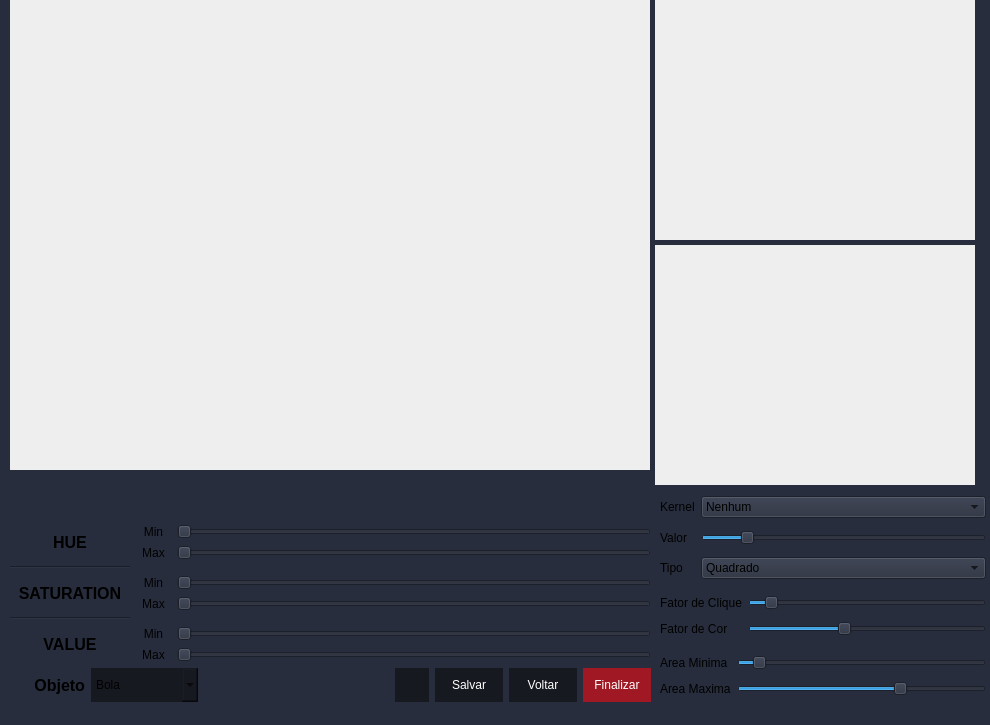
<?xml version="1.0" encoding="UTF-8"?>
<ui version="4.0">
 <class>MainWindow</class>
 <widget class="QMainWindow" name="MainWindow">
  <property name="geometry">
   <rect>
    <x>0</x>
    <y>0</y>
    <width>990</width>
    <height>725</height>
   </rect>
  </property>
  <property name="minimumSize">
   <size>
    <width>990</width>
    <height>725</height>
   </size>
  </property>
  <property name="maximumSize">
   <size>
    <width>990</width>
    <height>725</height>
   </size>
  </property>
  <property name="windowTitle">
   <string>MainWindow</string>
  </property>
  <property name="styleSheet">
   <string notr="true">background-color: rgb(39, 45, 60);</string>
  </property>
  <widget class="QWidget" name="centralwidget">
   <widget class="QLabel" name="QT_Imagem">
    <property name="geometry">
     <rect>
      <x>10</x>
      <y>0</y>
      <width>640</width>
      <height>480</height>
     </rect>
    </property>
    <property name="styleSheet">
     <string notr="true">background-color: rgb(238, 238, 238);</string>
    </property>
    <property name="text">
     <string/>
    </property>
   </widget>
   <widget class="QWidget" name="verticalLayoutWidget">
    <property name="geometry">
     <rect>
      <x>10</x>
      <y>470</y>
      <width>641</width>
      <height>232</height>
     </rect>
    </property>
    <layout class="QVBoxLayout" name="verticalLayout">
     <item>
      <layout class="QGridLayout" name="gridLayout" rowstretch="1,0,0,0,0,0">
       <item row="5" column="1">
        <layout class="QGridLayout" name="gridLayout_4">
         <item row="0" column="1">
          <widget class="QSlider" name="QT_VMin">
           <property name="maximum">
            <number>255</number>
           </property>
           <property name="orientation">
            <enum>Qt::Horizontal</enum>
           </property>
          </widget>
         </item>
         <item row="0" column="0">
          <widget class="QLabel" name="label_10">
           <property name="minimumSize">
            <size>
             <width>35</width>
             <height>0</height>
            </size>
           </property>
           <property name="text">
            <string>Min</string>
           </property>
           <property name="alignment">
            <set>Qt::AlignCenter</set>
           </property>
          </widget>
         </item>
         <item row="1" column="1">
          <widget class="QSlider" name="QT_VMax">
           <property name="maximum">
            <number>255</number>
           </property>
           <property name="orientation">
            <enum>Qt::Horizontal</enum>
           </property>
          </widget>
         </item>
         <item row="1" column="0">
          <widget class="QLabel" name="label_9">
           <property name="minimumSize">
            <size>
             <width>35</width>
             <height>0</height>
            </size>
           </property>
           <property name="text">
            <string>Max</string>
           </property>
           <property name="alignment">
            <set>Qt::AlignCenter</set>
           </property>
          </widget>
         </item>
        </layout>
       </item>
       <item row="3" column="0">
        <widget class="QLabel" name="label_7">
         <property name="minimumSize">
          <size>
           <width>120</width>
           <height>0</height>
          </size>
         </property>
         <property name="font">
          <font>
           <pointsize>12</pointsize>
           <weight>75</weight>
           <bold>true</bold>
          </font>
         </property>
         <property name="text">
          <string>SATURATION</string>
         </property>
         <property name="alignment">
          <set>Qt::AlignCenter</set>
         </property>
        </widget>
       </item>
       <item row="5" column="0">
        <widget class="QLabel" name="label_8">
         <property name="minimumSize">
          <size>
           <width>120</width>
           <height>0</height>
          </size>
         </property>
         <property name="font">
          <font>
           <pointsize>12</pointsize>
           <weight>75</weight>
           <bold>true</bold>
          </font>
         </property>
         <property name="text">
          <string>VALUE</string>
         </property>
         <property name="alignment">
          <set>Qt::AlignCenter</set>
         </property>
        </widget>
       </item>
       <item row="4" column="0">
        <widget class="Line" name="line_2">
         <property name="orientation">
          <enum>Qt::Horizontal</enum>
         </property>
        </widget>
       </item>
       <item row="1" column="1">
        <layout class="QGridLayout" name="gridLayout_2">
         <item row="1" column="0">
          <widget class="QLabel" name="label_4">
           <property name="minimumSize">
            <size>
             <width>35</width>
             <height>0</height>
            </size>
           </property>
           <property name="text">
            <string>Max</string>
           </property>
           <property name="alignment">
            <set>Qt::AlignCenter</set>
           </property>
          </widget>
         </item>
         <item row="0" column="0">
          <widget class="QLabel" name="label_3">
           <property name="minimumSize">
            <size>
             <width>35</width>
             <height>0</height>
            </size>
           </property>
           <property name="text">
            <string>Min</string>
           </property>
           <property name="alignment">
            <set>Qt::AlignCenter</set>
           </property>
          </widget>
         </item>
         <item row="0" column="1">
          <widget class="QSlider" name="QT_HMin">
           <property name="maximum">
            <number>179</number>
           </property>
           <property name="orientation">
            <enum>Qt::Horizontal</enum>
           </property>
          </widget>
         </item>
         <item row="1" column="1">
          <widget class="QSlider" name="QT_HMax">
           <property name="maximum">
            <number>179</number>
           </property>
           <property name="orientation">
            <enum>Qt::Horizontal</enum>
           </property>
          </widget>
         </item>
        </layout>
       </item>
       <item row="1" column="0">
        <widget class="QLabel" name="label_2">
         <property name="minimumSize">
          <size>
           <width>120</width>
           <height>0</height>
          </size>
         </property>
         <property name="font">
          <font>
           <pointsize>12</pointsize>
           <weight>75</weight>
           <bold>true</bold>
          </font>
         </property>
         <property name="text">
          <string>HUE</string>
         </property>
         <property name="alignment">
          <set>Qt::AlignCenter</set>
         </property>
        </widget>
       </item>
       <item row="2" column="0">
        <widget class="Line" name="line">
         <property name="orientation">
          <enum>Qt::Horizontal</enum>
         </property>
        </widget>
       </item>
       <item row="3" column="1">
        <layout class="QGridLayout" name="gridLayout_3">
         <item row="0" column="1">
          <widget class="QSlider" name="QT_SMin">
           <property name="maximum">
            <number>255</number>
           </property>
           <property name="orientation">
            <enum>Qt::Horizontal</enum>
           </property>
          </widget>
         </item>
         <item row="1" column="1">
          <widget class="QSlider" name="QT_SMax">
           <property name="maximum">
            <number>255</number>
           </property>
           <property name="orientation">
            <enum>Qt::Horizontal</enum>
           </property>
          </widget>
         </item>
         <item row="0" column="0">
          <widget class="QLabel" name="label_6">
           <property name="minimumSize">
            <size>
             <width>35</width>
             <height>0</height>
            </size>
           </property>
           <property name="text">
            <string>Min</string>
           </property>
           <property name="alignment">
            <set>Qt::AlignCenter</set>
           </property>
          </widget>
         </item>
         <item row="1" column="0">
          <widget class="QLabel" name="label_5">
           <property name="minimumSize">
            <size>
             <width>35</width>
             <height>0</height>
            </size>
           </property>
           <property name="text">
            <string>Max</string>
           </property>
           <property name="alignment">
            <set>Qt::AlignCenter</set>
           </property>
          </widget>
         </item>
        </layout>
       </item>
      </layout>
     </item>
     <item>
      <layout class="QHBoxLayout" name="horizontalLayout">
       <item>
        <widget class="QLabel" name="label">
         <property name="minimumSize">
          <size>
           <width>75</width>
           <height>0</height>
          </size>
         </property>
         <property name="font">
          <font>
           <pointsize>12</pointsize>
           <weight>75</weight>
           <bold>true</bold>
          </font>
         </property>
         <property name="text">
          <string>Objeto</string>
         </property>
         <property name="alignment">
          <set>Qt::AlignRight|Qt::AlignTrailing|Qt::AlignVCenter</set>
         </property>
        </widget>
       </item>
       <item>
        <widget class="QComboBox" name="QT_selecao">
         <property name="minimumSize">
          <size>
           <width>20</width>
           <height>34</height>
          </size>
         </property>
         <property name="styleSheet">
          <string notr="true">background-color: rgb(23, 25, 33);
border-radius: 0;</string>
         </property>
         <item>
          <property name="text">
           <string>Bola</string>
          </property>
         </item>
         <item>
          <property name="text">
           <string>Cor principal</string>
          </property>
         </item>
         <item>
          <property name="text">
           <string>Cor do Goleiro</string>
          </property>
         </item>
         <item>
          <property name="text">
           <string>Cor do Zagueiro</string>
          </property>
         </item>
         <item>
          <property name="text">
           <string>Cor do Atacante</string>
          </property>
         </item>
         <item>
          <property name="text">
           <string>Adversário</string>
          </property>
         </item>
        </widget>
       </item>
       <item>
        <spacer name="horizontalSpacer">
         <property name="orientation">
          <enum>Qt::Horizontal</enum>
         </property>
         <property name="sizeHint" stdset="0">
          <size>
           <width>40</width>
           <height>20</height>
          </size>
         </property>
        </spacer>
       </item>
       <item>
        <widget class="QPushButton" name="QT_btReferencia">
         <property name="minimumSize">
          <size>
           <width>34</width>
           <height>34</height>
          </size>
         </property>
         <property name="maximumSize">
          <size>
           <width>34</width>
           <height>34</height>
          </size>
         </property>
         <property name="styleSheet">
          <string notr="true">border-radius:0px;
background-color: rgb(23, 25, 33);
color: rgb(255, 255, 255);
</string>
         </property>
         <property name="text">
          <string/>
         </property>
         <property name="icon">
          <iconset>
           <normaloff>../icon/26719-7-restart-hd.png</normaloff>../icon/26719-7-restart-hd.png</iconset>
         </property>
        </widget>
       </item>
       <item>
        <widget class="QPushButton" name="QT_btSalvar">
         <property name="minimumSize">
          <size>
           <width>68</width>
           <height>34</height>
          </size>
         </property>
         <property name="maximumSize">
          <size>
           <width>100</width>
           <height>16777215</height>
          </size>
         </property>
         <property name="styleSheet">
          <string notr="true">border-radius:0px;
background-color: rgb(23, 25, 33);
color: rgb(255, 255, 255);
</string>
         </property>
         <property name="text">
          <string>Salvar</string>
         </property>
        </widget>
       </item>
       <item>
        <widget class="QPushButton" name="QT_btVoltar">
         <property name="minimumSize">
          <size>
           <width>68</width>
           <height>34</height>
          </size>
         </property>
         <property name="maximumSize">
          <size>
           <width>100</width>
           <height>16777215</height>
          </size>
         </property>
         <property name="styleSheet">
          <string notr="true">border-radius:0px;
background-color: rgb(23, 25, 33);
color: rgb(255, 255, 255);
</string>
         </property>
         <property name="text">
          <string>Voltar</string>
         </property>
        </widget>
       </item>
       <item>
        <widget class="QPushButton" name="QT_btFinalizar">
         <property name="minimumSize">
          <size>
           <width>68</width>
           <height>34</height>
          </size>
         </property>
         <property name="maximumSize">
          <size>
           <width>100</width>
           <height>16777215</height>
          </size>
         </property>
         <property name="styleSheet">
          <string notr="true">border-radius:0px;
background-color: #9F1823;
color: rgb(255, 255, 255);
</string>
         </property>
         <property name="text">
          <string>Finalizar</string>
         </property>
        </widget>
       </item>
      </layout>
     </item>
    </layout>
   </widget>
   <widget class="QLabel" name="QT_PB">
    <property name="geometry">
     <rect>
      <x>655</x>
      <y>0</y>
      <width>320</width>
      <height>240</height>
     </rect>
    </property>
    <property name="styleSheet">
     <string notr="true">background-color: rgb(238, 238, 238);</string>
    </property>
    <property name="text">
     <string/>
    </property>
   </widget>
   <widget class="QLabel" name="QT_Contorno">
    <property name="geometry">
     <rect>
      <x>655</x>
      <y>245</y>
      <width>320</width>
      <height>240</height>
     </rect>
    </property>
    <property name="styleSheet">
     <string notr="true">background-color: rgb(238, 238, 238);</string>
    </property>
    <property name="text">
     <string/>
    </property>
   </widget>
   <widget class="QWidget" name="gridLayoutWidget">
    <property name="geometry">
     <rect>
      <x>660</x>
      <y>490</y>
      <width>326</width>
      <height>98</height>
     </rect>
    </property>
    <layout class="QGridLayout" name="gridLayout_5">
     <item row="2" column="0">
      <widget class="QLabel" name="label_13">
       <property name="text">
        <string>Tipo</string>
       </property>
      </widget>
     </item>
     <item row="1" column="0">
      <widget class="QLabel" name="label_11">
       <property name="text">
        <string>Valor</string>
       </property>
      </widget>
     </item>
     <item row="2" column="1">
      <widget class="QComboBox" name="QT_tipoKernel">
       <item>
        <property name="text">
         <string>Quadrado</string>
        </property>
       </item>
       <item>
        <property name="text">
         <string>Cruz</string>
        </property>
       </item>
      </widget>
     </item>
     <item row="0" column="1">
      <widget class="QComboBox" name="QT_qualKernel">
       <item>
        <property name="text">
         <string>Nenhum</string>
        </property>
       </item>
       <item>
        <property name="text">
         <string>Abertura</string>
        </property>
       </item>
       <item>
        <property name="text">
         <string>Fechamento</string>
        </property>
       </item>
      </widget>
     </item>
     <item row="1" column="1">
      <widget class="QSlider" name="QT_valorKernel">
       <property name="minimum">
        <number>1</number>
       </property>
       <property name="maximum">
        <number>15</number>
       </property>
       <property name="singleStep">
        <number>2</number>
       </property>
       <property name="value">
        <number>3</number>
       </property>
       <property name="orientation">
        <enum>Qt::Horizontal</enum>
       </property>
      </widget>
     </item>
     <item row="0" column="0">
      <widget class="QLabel" name="label_12">
       <property name="text">
        <string>Kernel</string>
       </property>
      </widget>
     </item>
    </layout>
   </widget>
   <widget class="QWidget" name="gridLayoutWidget_2">
    <property name="geometry">
     <rect>
      <x>660</x>
      <y>590</y>
      <width>326</width>
      <height>52</height>
     </rect>
    </property>
    <layout class="QGridLayout" name="gridLayout_6">
     <item row="1" column="0">
      <widget class="QLabel" name="label_15">
       <property name="text">
        <string>Fator de Cor</string>
       </property>
      </widget>
     </item>
     <item row="0" column="0">
      <widget class="QLabel" name="label_14">
       <property name="text">
        <string>Fator de Clique</string>
       </property>
      </widget>
     </item>
     <item row="0" column="1">
      <widget class="QSlider" name="QT_fatorClique">
       <property name="minimum">
        <number>1</number>
       </property>
       <property name="maximum">
        <number>15</number>
       </property>
       <property name="singleStep">
        <number>1</number>
       </property>
       <property name="value">
        <number>2</number>
       </property>
       <property name="orientation">
        <enum>Qt::Horizontal</enum>
       </property>
      </widget>
     </item>
     <item row="1" column="1">
      <widget class="QSlider" name="QT_fatorCor">
       <property name="maximum">
        <number>25</number>
       </property>
       <property name="singleStep">
        <number>1</number>
       </property>
       <property name="value">
        <number>10</number>
       </property>
       <property name="orientation">
        <enum>Qt::Horizontal</enum>
       </property>
      </widget>
     </item>
    </layout>
   </widget>
   <widget class="QWidget" name="gridLayoutWidget_3">
    <property name="geometry">
     <rect>
      <x>660</x>
      <y>650</y>
      <width>326</width>
      <height>52</height>
     </rect>
    </property>
    <layout class="QGridLayout" name="gridLayout_7">
     <item row="1" column="0">
      <widget class="QLabel" name="label_16">
       <property name="text">
        <string>Area Maxima</string>
       </property>
      </widget>
     </item>
     <item row="0" column="0">
      <widget class="QLabel" name="label_17">
       <property name="text">
        <string>Area Minima</string>
       </property>
      </widget>
     </item>
     <item row="0" column="1">
      <widget class="QSlider" name="QT_AreaMin">
       <property name="minimum">
        <number>1</number>
       </property>
       <property name="maximum">
        <number>300</number>
       </property>
       <property name="singleStep">
        <number>1</number>
       </property>
       <property name="value">
        <number>20</number>
       </property>
       <property name="orientation">
        <enum>Qt::Horizontal</enum>
       </property>
      </widget>
     </item>
     <item row="1" column="1">
      <widget class="QSlider" name="QT_AreaMax">
       <property name="minimum">
        <number>1</number>
       </property>
       <property name="maximum">
        <number>300</number>
       </property>
       <property name="singleStep">
        <number>1</number>
       </property>
       <property name="value">
        <number>200</number>
       </property>
       <property name="orientation">
        <enum>Qt::Horizontal</enum>
       </property>
      </widget>
     </item>
    </layout>
   </widget>
  </widget>
 </widget>
 <resources/>
 <connections/>
</ui>
